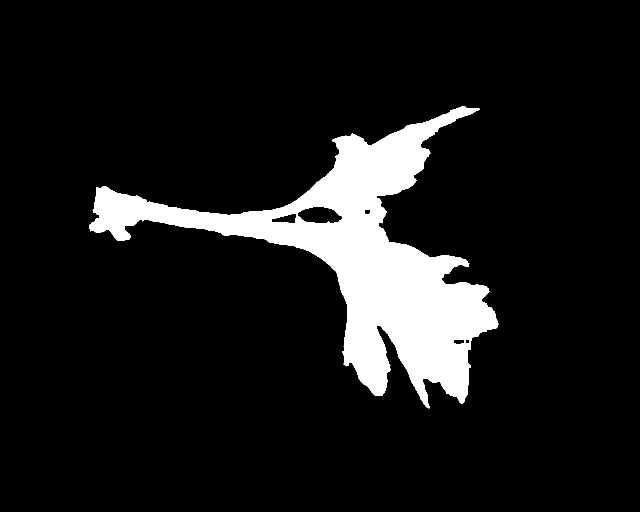
%> input picture tarea-2/Imagen.bmp, 1280 x 1024 px (shown at 1/2 size)
$ octave --eval "result = alinearEsqueje(imread('Imagen.bmp'));"   (GNU Octave 9; MATLAB toolbox functions it lacks are replaced by stand-ins)
%> lines starting %> are read from the running program, lines starting %| are printed output that depends on the picture; in (x1, y1, x2, y2) boxes, pixels count from 0 and x2, y2 are one past the last pixel; in counts of white or black regions, pixels touching at a corner belong together; the program's own positions count from 1
### tarea-2/mayorProps.m
function [b] = mayorProps(a)
[m, n] = size(a);
if m == 0
    b = a;
    return;
end

areaMayor = a(1).Area;
props = a(1);
for i = 2 : m
    if a(i).Area > areaMayor
        props = a(i);
        areaMayor = a(i).Area;
    end
end
b = props;

### tarea-2/alinearEsqueje.m
%--------------------------------------------------------------------------
%------- TRABAJO 2 --------------------------------------------------------
%------- Clasificación de esquejes ----------------------------------------
%------- Por: Mateo Noreña Pino    mateo.norena@udea.edu.co ---------------
%-------      Estudiante Ingeniería de Sistemas  --------------------------
%-------      CC 1017221148, Wpp 3117597936 -------------------------------
%------------ John Edisson Tapias Zarrazola    jedisson.tapias@udea.edu.co
%-------      Profesor Facultad de Ingenieria BLQ 21-409  -----------------
%-------      Estudiante Ingeniería de Sistemas  --------------------------
%-------      CC 1152205006, Wpp xxxxxxxxxx -------------------------------
%------- Curso BÃ¡sico de Procesamiento de ImÃ¡genes y VisiÃ³n Artificial--
%------- V1 Octubre de 2016------------------------------------------------
%--------------------------------------------------------------------------

function d = alinearEsqueje(f)

% --- Escoger lado donde se encuentra el tallo

[m, n] = size(f);           % Se encuentra el tamaño de la imagen
%> m = 1024; n = 1280
leftSide = f(:,1:n/2);      % Se establecen los límites del lado izquierdo
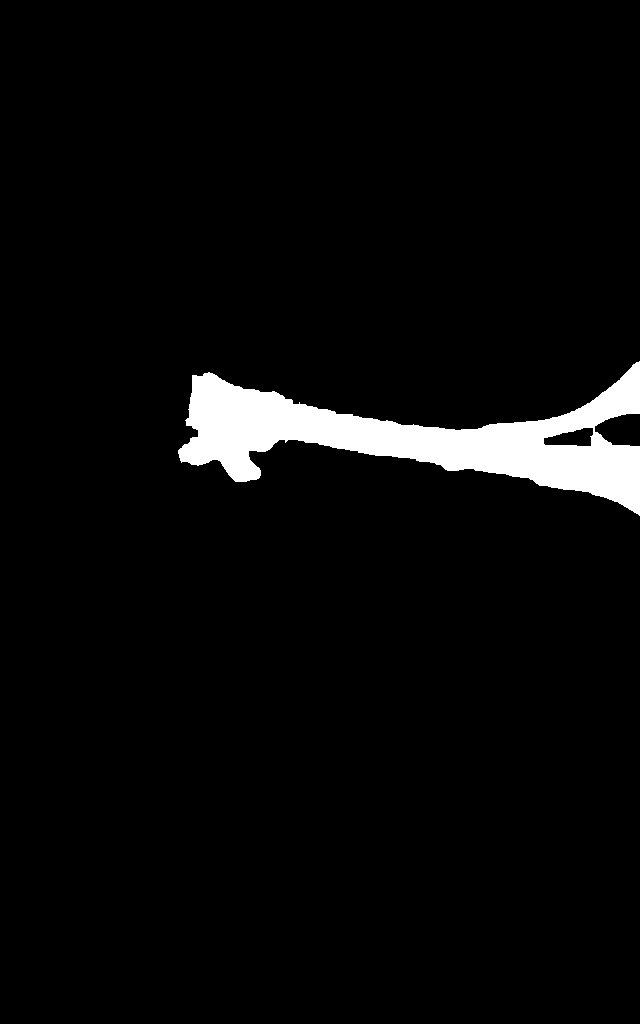
%> leftSide: size 1024x640 logical; 4% white; 1 white region, box (x1, y1, x2, y2) and area: (178, 361, 640, 516) 26210
rightSide = f(:,n/2+1:n);   % Se establecen los límites del lado derecho
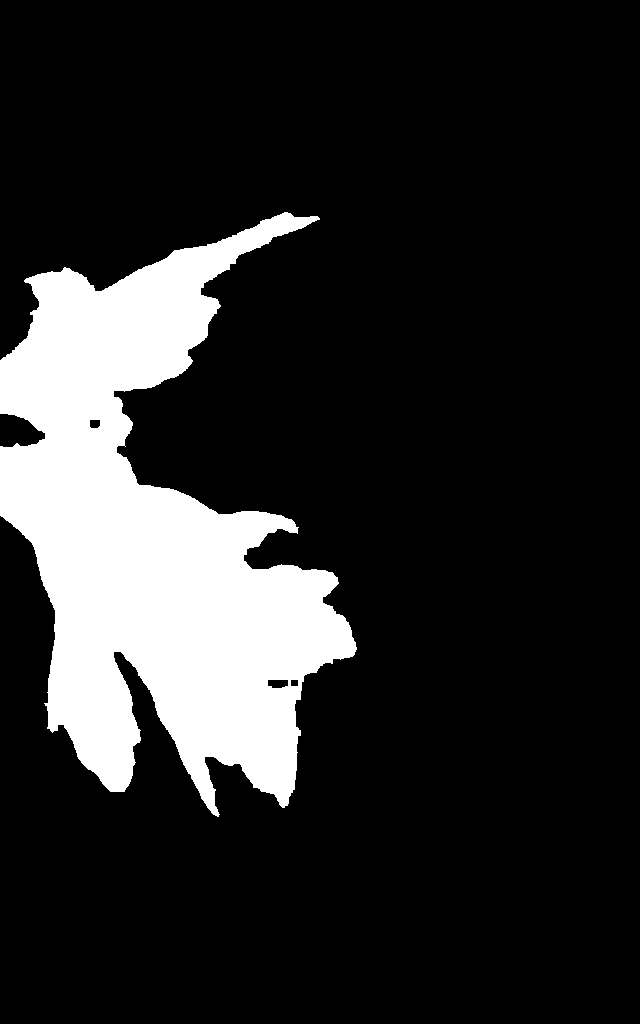
%> rightSide: size 1024x640 logical; 16.2% white; 1 white region, box (x1, y1, x2, y2) and area: (0, 212, 357, 817) 106054
upSide = f(1:m/2,:);        % Se establecen los límites del lado de arriba
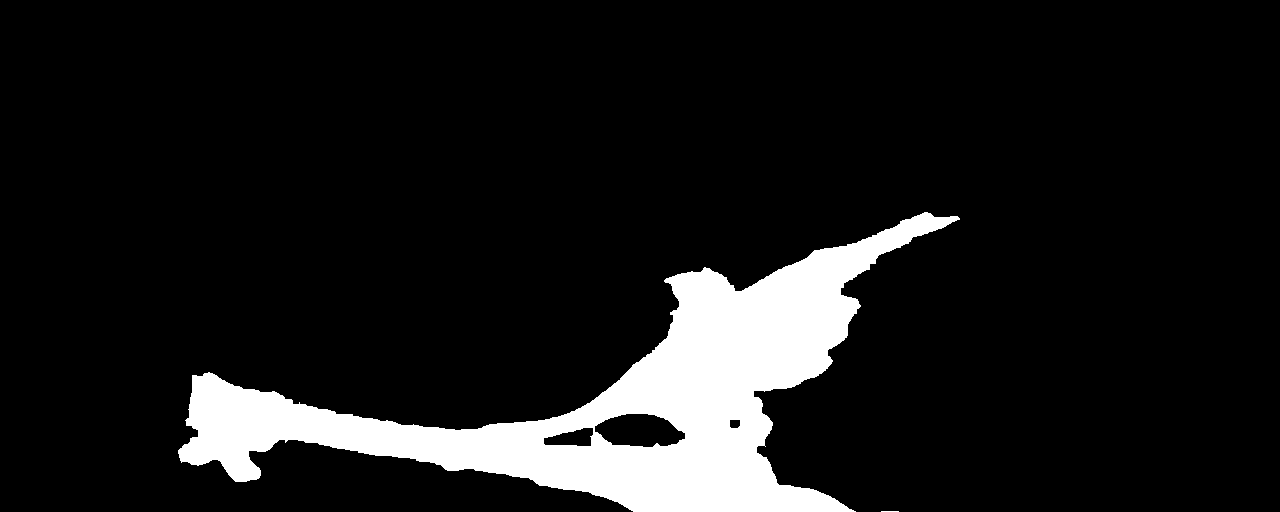
%> upSide: size 512x1280 logical; 10.1% white; 2 white regions (1 under 20 px), largest, box (x1, y1, x2, y2) and area: (178, 212, 960, 512) 66267
downSide = f(m/2+1:m,:);    % Se establecen los límites del lado de abajo
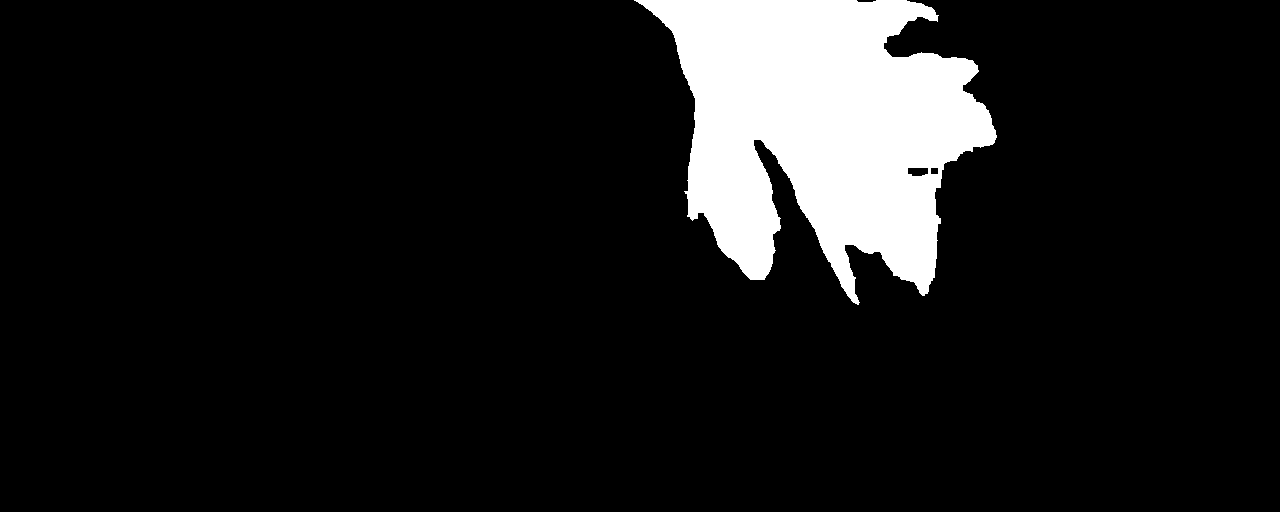
%> downSide: size 512x1280 logical; 10.1% white; 1 white region, box (x1, y1, x2, y2) and area: (634, 0, 997, 305) 65979

ratioLeft = sum(leftSide(:))/(m*n);     % Se calcula la cantidad de pixeles en el lado izquierdo respecto a la imagen completa
%> ratioLeft = 0.02
ratioRight = sum(rightSide(:))/(m*n);   % Se calcula la cantidad de pixeles en el lado derecho respecto a la imagen completa
%> ratioRight = 0.0809
ratioUp = sum(upSide(:))/(m*n);         % Se calcula la cantidad de pixeles en el lado de arriba respecto a la imagen completa
%> ratioUp = 0.0506
ratioDown = sum(downSide(:))/(m*n);     % Se calcula la cantidad de pixeles en el lado de abajo respecto a la imagen completa
%> ratioDown = 0.0503

subs1 = abs(ratioLeft - ratioRight);    % Se busca la mayor variación en la cantidad de pixeles a la izquierda y derecha
%> subs1 = 0.0609
subs2 = abs(ratioUp - ratioDown);       % Se busca la mayor variación en la cantidad de pixeles arriba y abajo
%> subs2 = 0.000233

if subs1 > subs2                                        % Si hay mayor variación en la izquierda y derecha el tallo está en uno de esos lados
    if ratioLeft < ratioRight && sum(leftSide(:)) > 0   % Si la razón a la izquierda es menor, el tallo está en ese lado
        side = leftSide;                                % El tallo está a la izquierda
        firstAng = 0;                                   % No se debe agregar angulo porque ya está a la izquierda el tallo
    else                                                % Si la razón a la derecha es mayor, el tallo está en ese lado
        side = rightSide;                               % El tallo está a la derecha
        firstAng = 180;                                 % Se agregan 180 grados para que el tallo esté a la izquierda
    end
else                                                    % Si hay mayor variación arriba y abajo el tallo está en uno de esos lados
    if ratioUp < ratioDown && sum(upSide(:)) > 0        % Si la razón arriba es menor, el tallo está en ese lado
        side = upSide;                                  % El tallo está arriba
        firstAng = 90;                                  % Se agregan 90 grados para que el tallo esté a la izquierda
    else                                                % Si la razón abajo es menor, el tallo está en ese lado
        side = downSide;                                % El tallo está abajo
        firstAng = 270;                                 % Se agregan 270 grados para que el tallo esté a la izquierda
    end
end

% --- Alineación del tallo

portion = imrotate(side, firstAng);                     % --- Se toma el lado hallado y se ubica el tallo a la izquierda
rpPortion = mayorProps(regionprops(portion, 'Area', ... % --- Se hallan las propiedades del lado encontrado, se toma el área mayor con mayorprops
                       'ConvexArea', 'Orientation'));
%> in mayorProps, `areaMayor = a(1).Area;`: areaMayor = 26210
%> in mayorProps, `props = a(1);`: props = 1 region; Area, Orientation and ConvexArea: 26210 -3.84 58892
%> in mayorProps, `b = props;`: b has the same summary as props
%> rpPortion has the same summary as props in mayorProps

% --- Para la alineación del tallo se cortará la imagen hasta que se
% encuentre un lado  con una región simétrica, rectangular, que represente
% una porción significativa del tallo, y ésta será la que se alineará con el eje.
% El criterio para que una región sea simétrica es la razón
% Area/ConvexArea, cuyo valor debe ser superior a 0.75, este proceso se
% llevará a cabo máximo tres veces, ya que después de tres cortes la
% porción se torna cuadrada y no alineará correctamente

i = 1;      % --- Se inicializa un contador

while (rpPortion.Area/rpPortion.ConvexArea) < 0.75 && i < 3     % --- Tomar una porción del tallo que sea simétrica

    [m, n] = size(portion);         % --- Se halla el tamaño de la porción
    leftSide = portion(:,1:n/2);    % --- Se toma el lado izquierdo
    rightSide = portion(:,n/2+1:n); % --- Se toma el lado derecho

    sides = {leftSide, rightSide};  % --- Se crea una estructura para contener los lados

    rpLeft = mayorProps(regionprops(leftSide, 'Area', 'ConvexArea'));   % --- Se halla el área y el ConvexArea del lado izquierdo usando regionprops, se toma el área mayor con mayorprops
    rpRight = mayorProps(regionprops(rightSide, 'Area', 'ConvexArea')); % --- Se halla el área y el ConvexArea del lado derecho usando regionprops, se toma el área mayor con mayorprops

    ratioLeft = rpLeft.Area/rpLeft.ConvexArea;      % --- Se halla la razón del lado izquierdo
    ratioRight = rpLeft.Area/rpRight.ConvexArea;    % --- Se halla la razón del lado derecho

    ratiosSides = [ratioLeft,ratioRight];           % --- Se guardan las razones en un vector

    [maxRatio, indMaxRatio] = max(ratiosSides);     % --- Se halla la razón máxima y su índice para ubicar el lado en la estructura

    portion = sides{indMaxRatio};                   % --- Se obtiene el lado correcto de la estructura

    rpPortion = mayorProps(regionprops(portion, 'Area', 'ConvexArea', 'Orientation'));  % --- Se hallan el área, el ConvexArea y la orientación del lado seleccionado, se toma el área mayor con mayorprops

    i = i+1;    % --- Paso del contado

end
%> this loop made 1 pass
%> (rpLeft, rpRight, ratioLeft, ratioRight, maxRatio) on pass 1: ({Area 8978, ConvexArea 11299}, {Area 17232, ConvexArea 30614}, 0.795, 0.293, 0.795)
%> pass 1, in alinearEsqueje, `leftSide = portion(:,1:n/2);`:
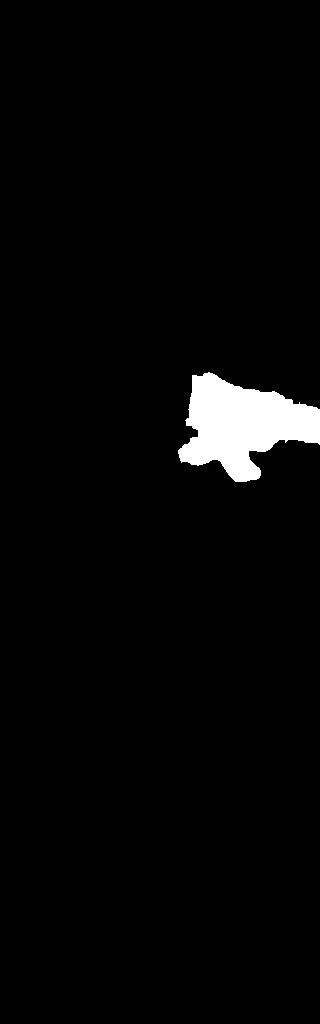
%> leftSide: size 1024x320 logical; 2.7% white; 1 white region, box (x1, y1, x2, y2) and area: (178, 372, 320, 482) 8978
%> pass 1, in alinearEsqueje, `rightSide = portion(:,n/2+1:n);`:
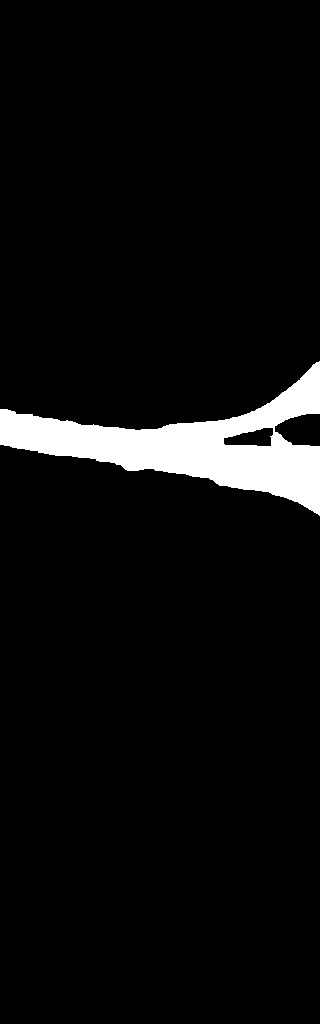
%> rightSide: size 1024x320 logical; 5.3% white; 1 white region, box (x1, y1, x2, y2) and area: (0, 361, 320, 516) 17232

angTallo = rpPortion.Orientation;   % --- El ángulo del tallo está dado por la orientación hallada en regionprops
%> angTallo = 0.981

d = firstAng-angTallo;	% --- Se retorna el ángulo necesario para que el tallo esté a la izquierda menos el ángulo de rotación para alinear el esqueje
%> d = -0.981
